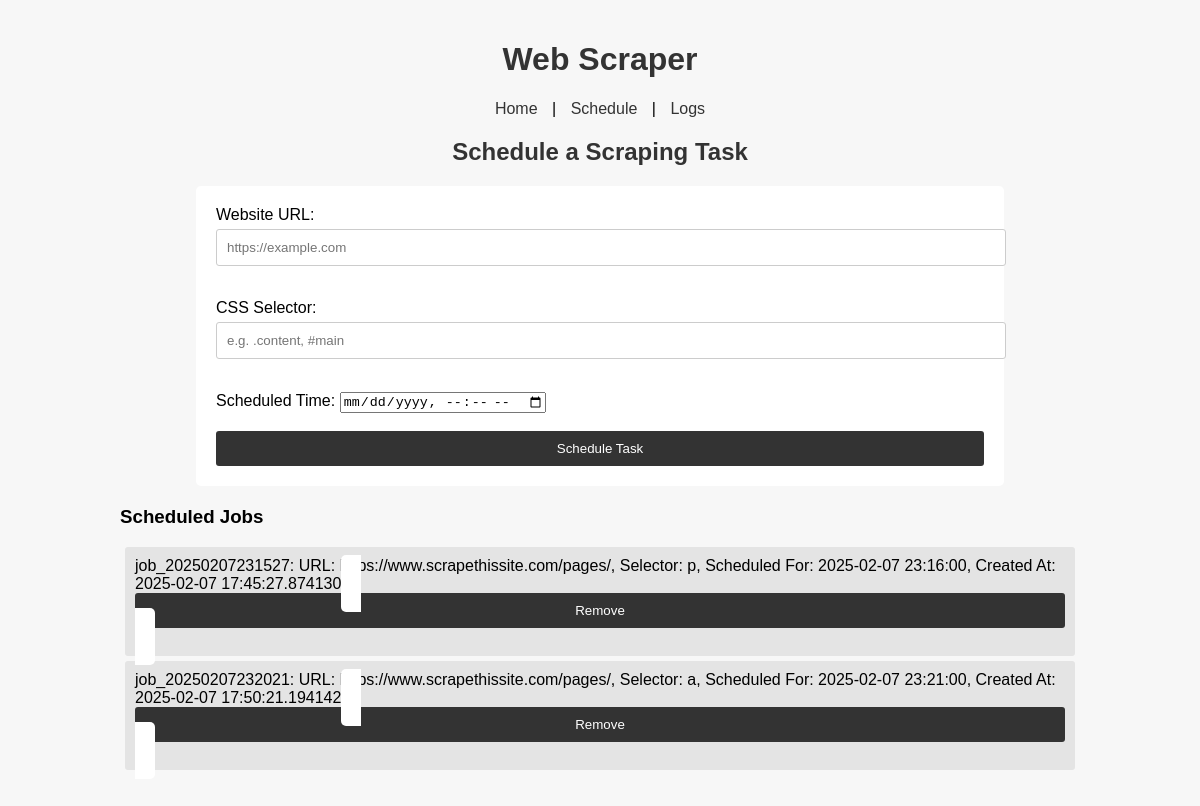
/schedule (signed in), run on the app's committed database.
### app.py (models this page shows)
class ScheduledJob(db.Model):
    id = db.Column(db.Integer, primary_key=True)
    job_id = db.Column(db.String(64), unique=True, nullable=False)
    url = db.Column(db.String(255), nullable=False)
    selector = db.Column(db.String(255), nullable=False)
    interval = db.Column(db.Integer, nullable=False)
    next_run = db.Column(db.DateTime)
    created_at = db.Column(db.DateTime, default=datetime.utcnow)
    user_id = db.Column(db.Integer, db.ForeignKey('user.id'), nullable=False)
    user = db.relationship('User', backref=db.backref('jobs', lazy=True))

### app.py (the view, shortened to what this page needs)
@app.route('/schedule', methods=['GET', 'POST'])
def schedule():
    if not current_user():
        flash("Please log in to schedule a task.")
        return redirect(url_for('login'))
    message = None
    jobs = ScheduledJob.query.filter_by(user_id=current_user().id).all()
    return render_template('schedule.html', message=message, jobs=jobs, user=current_user())

### app.py (called while the page is built)
def current_user():
    if 'user_id' in session:
        return User.query.get(session['user_id'])
    return None

### templates/schedule.html (shortened to what this page needs)
{% extends "base.html" %}
{% block content %}
  <h2>Schedule a Scraping Task</h2>
  <form method="post">
    <label for="url">Website URL:</label>
    <input type="text" id="url" name="url" placeholder="https://example.com" required><br><br>
    <label for="selector">CSS Selector:</label>
    <input type="text" id="selector" name="selector" placeholder="e.g. .content, #main" required><br><br>
    <label for="scheduled_time">Scheduled Time:</label>
<input type="datetime-local" id="scheduled_time" name="scheduled_time" required><br><br>
    <button type="submit">Schedule Task</button>
  </form>
  <h3>Scheduled Jobs</h3>
  {% if jobs %}
    <ul>
    {% for job in jobs %}
      <li>
        {{ job.job_id }}: URL: {{ job.url }}, Selector: {{ job.selector }},
        Scheduled For: {{ job.next_run }}, Created At: {{ job.created_at }}
        <form method="post" action="{{ url_for('delete_job', job_db_id=job.id) }}" style="display:inline;">
          <button type="submit">Remove</button>
        </form>
      </li>
    {% endfor %}
    </ul>
  {% else %}
    <p>No scheduled jobs.</p>
  {% endif %}
{% endblock %}

### templates/base.html (shortened to what this page needs)
<!doctype html>
<html lang="en">
<head>
  <link rel="stylesheet" href="{{ url_for('static', filename='style.css') }}">
</head>
<body>
  <div class="container">
    <h1>Web Scraper</h1>
    <nav>
      <a href="{{ url_for('index') }}">Home</a> |
      <a href="{{ url_for('schedule') }}">Schedule</a> |
      <a href="{{ url_for('logs') }}">Logs</a>
    </nav>
    {% block content %}{% endblock %}
  </div>
</body>
</html>

### static/style.css (style rules this page uses)
body { font-family: Arial, sans-serif; background-color: #f7f7f7; margin: 0; padding: 0; }
.container { width: 80%; margin: auto; overflow: hidden; padding: 20px; }
h1, h2 { text-align: center; color: #333; }
nav { text-align: center; margin-bottom: 20px; }
nav a { margin: 0 10px; text-decoration: none; color: #333; }
form { margin: 20px auto; width: 80%; background: #fff; padding: 20px; border-radius: 5px; }
input[type="text"], input[type="number"] { width: 100%; padding: 10px; margin: 5px 0 15px 0; border: 1px solid #ccc; border-radius: 3px; }
button { display: block; width: 100%; padding: 10px; background: #333; color: #fff; border: none; border-radius: 3px; cursor: pointer; }
ul { list-style: none; padding: 0; }
li { background: #e4e4e4; margin: 5px; padding: 10px; border-radius: 3px; }

### data on the page
ScheduledJob: job_id "job_20250207231527", url "https://www.scrapethissite.com/pages/", selector "p", next_run "2025-02-07 23:16:00", created_at "2025-02-07 17:45:27.874130"
ScheduledJob: job_id "job_20250207232021", url "https://www.scrapethissite.com/pages/", selector "a", next_run "2025-02-07 23:21:00", created_at "2025-02-07 17:50:21.194142"
